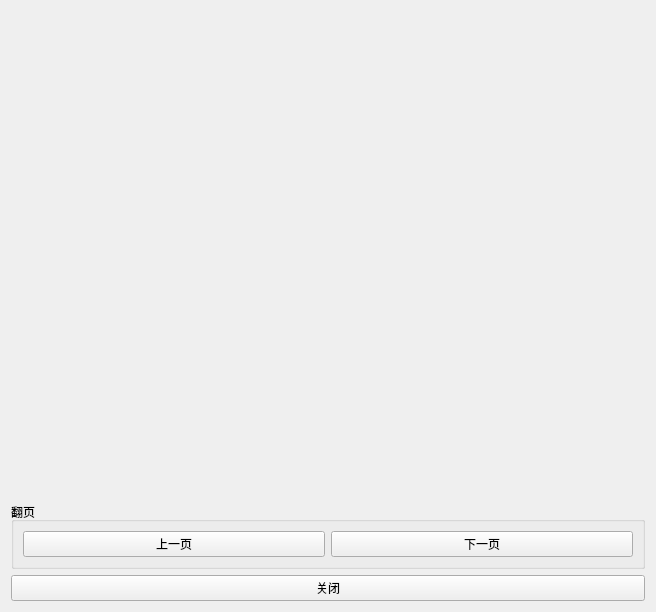
<?xml version="1.0" encoding="UTF-8"?>
<ui version="4.0">
 <class>Form</class>
 <widget class="QWidget" name="Form">
  <property name="geometry">
   <rect>
    <x>0</x>
    <y>0</y>
    <width>656</width>
    <height>612</height>
   </rect>
  </property>
  <property name="minimumSize">
   <size>
    <width>656</width>
    <height>612</height>
   </size>
  </property>
  <property name="maximumSize">
   <size>
    <width>656</width>
    <height>612</height>
   </size>
  </property>
  <property name="windowTitle">
   <string>帮助手册</string>
  </property>
  <property name="windowIcon">
   <iconset resource="../../apprcc.qrc">
    <normaloff>:/image/image/JLUgeo.ico</normaloff>:/image/image/JLUgeo.ico</iconset>
  </property>
  <layout class="QVBoxLayout" name="verticalLayout" stretch="0,0,0">
   <item>
    <widget class="SlidingStackedWidget" name="stackedWidget"/>
   </item>
   <item>
    <widget class="QGroupBox" name="groupBox_4">
     <property name="title">
      <string>翻页</string>
     </property>
     <layout class="QHBoxLayout" name="horizontalLayout_4">
      <item>
       <widget class="QPushButton" name="pushButtonPrev">
        <property name="text">
         <string>上一页</string>
        </property>
       </widget>
      </item>
      <item>
       <widget class="QPushButton" name="pushButtonNext">
        <property name="text">
         <string>下一页</string>
        </property>
       </widget>
      </item>
     </layout>
    </widget>
   </item>
   <item>
    <widget class="QPushButton" name="closeButton">
     <property name="text">
      <string>关闭</string>
     </property>
    </widget>
   </item>
  </layout>
 </widget>
 <customwidgets>
  <customwidget>
   <class>SlidingStackedWidget</class>
   <extends>QStackedWidget</extends>
   <header location="global">SlidingStackedWidget</header>
   <container>1</container>
  </customwidget>
 </customwidgets>
 <resources>
  <include location="../../apprcc.qrc"/>
 </resources>
 <connections/>
</ui>
